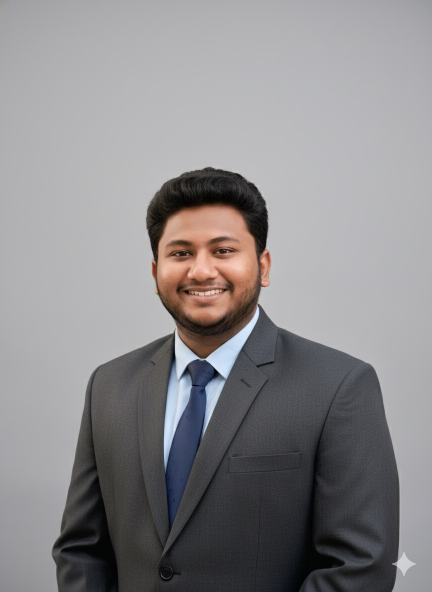
#> input picture headshot.jpg, 864 x 1184 px (shown at 1/2 size)
$ python ascii_to_svg.py headshot.jpg --cols 46 --rows 60
#> lines starting #> are read from the running program, lines starting #| are printed output that depends on the picture; after the words box and inside, x2 and y2 are one past the last pixel; in counts of white or black regions, pixels touching at a corner belong together
#!/usr/bin/env python3
"""
ascii_to_svg.py
Converts a portrait photo into a stipple / dot-matrix "VISUAL.MAP" style
SVG portrait, in a dark-theme and light-theme color variant.

Usage:
    python3 ascii_to_svg.py headshot.jpg --cols 46 --rows 60
"""
import argparse
from PIL import Image, ImageOps, ImageFilter, ImageChops


def _auto_crop_to_subject(edge_strength, threshold=14, margin_frac=0.06):
    """Find the bounding box of foreground (high edge-strength) pixels and
    return a slightly-padded crop box around it, so the final portrait is
    framed tightly instead of carrying empty headroom."""
    w, h = edge_strength.size
    mask = edge_strength.point(lambda v: 255 if v > threshold else 0)
    bbox = mask.getbbox()
    if not bbox:
        return (0, 0, w, h)
    left, top, right, bottom = bbox
    mw = int((right - left) * margin_frac)
    mh = int((bottom - top) * margin_frac)
    left = max(0, left - mw)
    top = max(0, top - mh)
    right = min(w, right + mw)
    bottom = min(h, bottom + mh)
    return (left, top, right, bottom)


def build_portrait_grid(image_path, cols, rows, crop_box=None):
    """Separate subject from a (possibly gradient/vignette) studio backdrop
    using a high-pass filter: subtract a heavily-blurred version of the
    image (an estimate of the smooth lighting/backdrop) from the original.
    Wherever that difference is small, we're looking at smooth background;
    wherever it's large, we're looking at the subject's edges/features."""
    full_gray = Image.open(image_path).convert("L")
    w, h = full_gray.size

    # Large-radius blur approximates the smooth backdrop + lighting gradient,
    # since the subject's fine detail washes out at this radius while the
    # slowly-varying backdrop survives.
    big_blur_radius = max(w, h) / 6
    backdrop_estimate = full_gray.filter(ImageFilter.GaussianBlur(radius=big_blur_radius))
    edge_strength = ImageChops.difference(full_gray, backdrop_estimate)

    tone = full_gray.filter(ImageFilter.GaussianBlur(radius=1))

    if crop_box == "auto":
        crop_box = _auto_crop_to_subject(edge_strength)
    if crop_box:
        tone = tone.crop(crop_box)
        edge_strength = edge_strength.crop(crop_box)

    tone_small = tone.resize((cols, rows), Image.LANCZOS)
    edge_small = edge_strength.resize((cols, rows), Image.LANCZOS)

    tone_px = list(tone_small.getdata())
    edge_px = list(edge_small.getdata())

    grid = []
    for r in range(rows):
        row = list(zip(tone_px[r * cols:(r + 1) * cols], edge_px[r * cols:(r + 1) * cols]))
        grid.append(row)
    return grid


def grid_to_svg(grid, cell=10, dot_color="#67e8f9", bg=None,
                 edge_threshold=14, gamma=0.8):
    rows = len(grid)
    cols = len(grid[0])
    width = cols * cell
    height = rows * cell

    fg_tones = [tone for row in grid for (tone, edge) in row if edge > edge_threshold]
    if not fg_tones:
        fg_tones = [tone for row in grid for (tone, edge) in row]
    fg_min, fg_max = min(fg_tones), max(fg_tones)
    fg_range = max(fg_max - fg_min, 1)

    parts = []
    parts.append(f'<svg xmlns="http://www.w3.org/2000/svg" width="{width}" height="{height}" '
                  f'viewBox="0 0 {width} {height}">')
    if bg:
        parts.append(f'<rect width="{width}" height="{height}" fill="{bg}"/>')

    max_r = cell * 0.48
    for r in range(rows):
        for c in range(cols):
            tone, edge = grid[r][c]
            if edge <= edge_threshold:
                continue  # smooth backdrop — leave empty

            # Normalize within the foreground's own tonal range, then invert
            # so darker foreground pixels (hair, suit, brows) get the
            # biggest dots.
            norm = (tone - fg_min) / fg_range  # 0..1, 0 = darkest foreground
            darkness = (1 - norm) ** gamma
            radius = max_r * darkness
            if radius < 0.4:
                continue
            cx = c * cell + cell / 2
            cy = r * cell + cell / 2
            parts.append(
                f'<circle cx="{cx:.1f}" cy="{cy:.1f}" r="{radius:.2f}" fill="{dot_color}"/>'
            )
    parts.append("</svg>")
    return "\n".join(parts)


def main():
    ap = argparse.ArgumentParser()
    ap.add_argument("image")
    ap.add_argument("--cols", type=int, default=46)
    ap.add_argument("--rows", type=int, default=60)
    ap.add_argument("--cell", type=int, default=10)
    ap.add_argument("--out-prefix", default="portrait")
    args = ap.parse_args()

    grid = build_portrait_grid(args.image, args.cols, args.rows, crop_box="auto")
#> in build_portrait_grid, `full_gray = Image.open(image_path).convert("L")`:
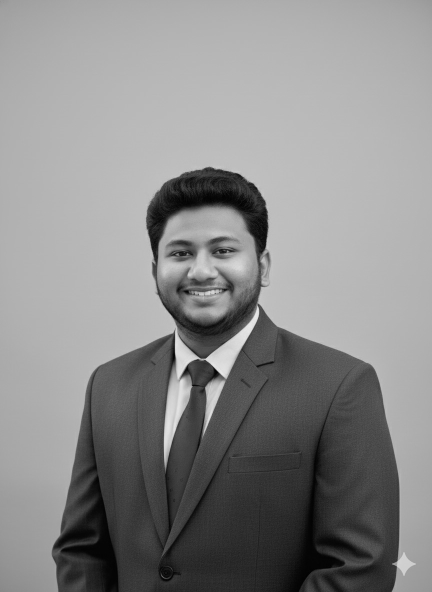
#> full_gray: PIL image 864x1184 L (shown at 1/2 size); min 0, max 236, mean 138.1
#> in build_portrait_grid, `backdrop_estimate = full_gray.filter(ImageFilter.GaussianBlur(radius=b..`:
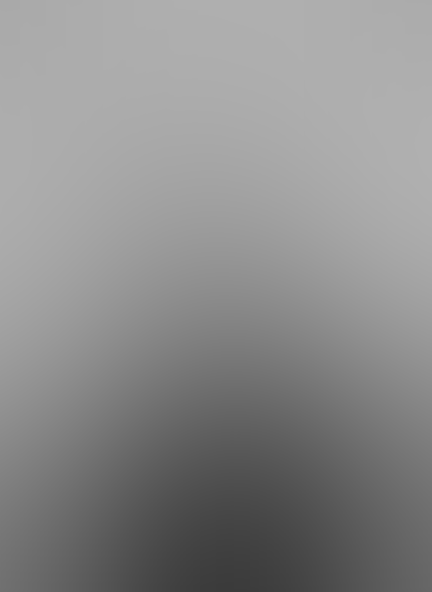
#> backdrop_estimate: PIL image 864x1184 L (shown at 1/2 size); min 59, max 176, mean 139.2
#> in build_portrait_grid, `edge_strength = ImageChops.difference(full_gray, backdrop_estimate)`:
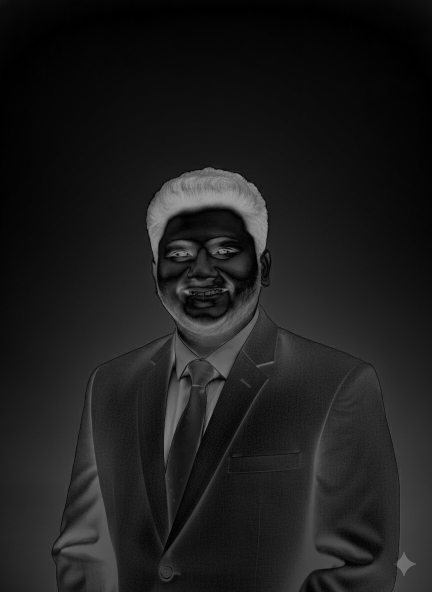
#> edge_strength: PIL image 864x1184 L (shown at 1/2 size); min 0, max 161, mean 28.8
#> in _auto_crop_to_subject, `mask = edge_strength.point(lambda v: 255 if v > threshold else 0)`:
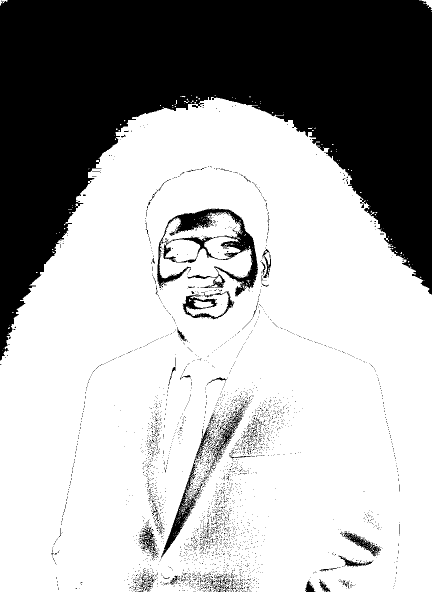
#> mask: PIL image 864x1184 L (shown at 1/2 size); 67.6% white; 3770 black regions (3694 under 20 px), largest, box (x1, y1, x2, y2) and area: (0, 0, 864, 721) 302594, (314, 417, 516, 593) 8960, (322, 917, 406, 1117) 2503
#> in _auto_crop_to_subject, `bbox = mask.getbbox()`: bbox = (0, 0, 864, 1184)
#> in _auto_crop_to_subject, `left, top, right, bottom = bbox`: left = 0; right = 864; bottom = 1184
#> in _auto_crop_to_subject, `mw = int((right - left) * margin_frac)`: mw = 51
#> in _auto_crop_to_subject, `mh = int((bottom - top) * margin_frac)`: mh = 71
#> in build_portrait_grid, `crop_box = _auto_crop_to_subject(edge_strength)`: crop_box = (0, 0, 864, 1184)
#> in build_portrait_grid, `tone_small = tone.resize((cols, rows), Image.LANCZOS)`:
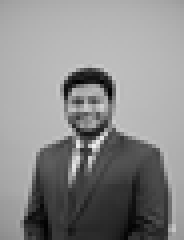
#> tone_small: PIL image 46x60 L (shown 4 times larger); min 1, max 238, mean 138
#> in build_portrait_grid, `edge_small = edge_strength.resize((cols, rows), Image.LANCZOS)`:
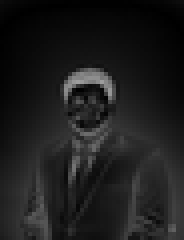
#> edge_small: PIL image 46x60 L (shown 4 times larger); min 0, max 158, mean 28.7
#> in build_portrait_grid, `tone_px = list(tone_small.getdata())`: tone_px = 2760 values, max 238 at index 1679, min 1 at index 939, mean 138
#> in build_portrait_grid, `edge_px = list(edge_small.getdata())`: edge_px = 2760 values, max 158 at index 939, min 0 at index 58, mean 28.74
#> after the loop in build_portrait_grid, `for r in range(rows):`: grid = 60 items
#> grid = 60 items

    dark_svg = grid_to_svg(grid, cell=args.cell, dot_color="#5eead4", bg="#0b0f17")
#> in grid_to_svg, `rows = len(grid)`: rows = 60
#> in grid_to_svg, `cols = len(grid[0])`: cols = 46
#> in grid_to_svg, `width = cols * cell`: width = 460
#> in grid_to_svg, `height = rows * cell`: height = 600
#> in grid_to_svg, `fg_tones = [tone for row in grid for (tone, edge) in row if edge > edg..`: fg_tones = 1910 values, max 238 at index 844, min 1 at index 224, mean 121
#> in grid_to_svg, `fg_min, fg_max = min(fg_tones), max(fg_tones)`: fg_min = 1; fg_max = 238
#> in grid_to_svg, `fg_range = max(fg_max - fg_min, 1)`: fg_range = 237
#> after the loop in grid_to_svg, `for r in range(rows):`: parts = 1907 items
    light_svg = grid_to_svg(grid, cell=args.cell, dot_color="#0f172a", bg="#f8fafc")

    with open(f"{args.out_prefix}-dark.svg", "w") as f:
        f.write(dark_svg)
    with open(f"{args.out_prefix}-light.svg", "w") as f:
        f.write(light_svg)

    print(f"Wrote {args.out_prefix}-dark.svg and {args.out_prefix}-light.svg "
          f"({args.cols}x{args.rows} grid, cell={args.cell}px)")


if __name__ == "__main__":
    main()
